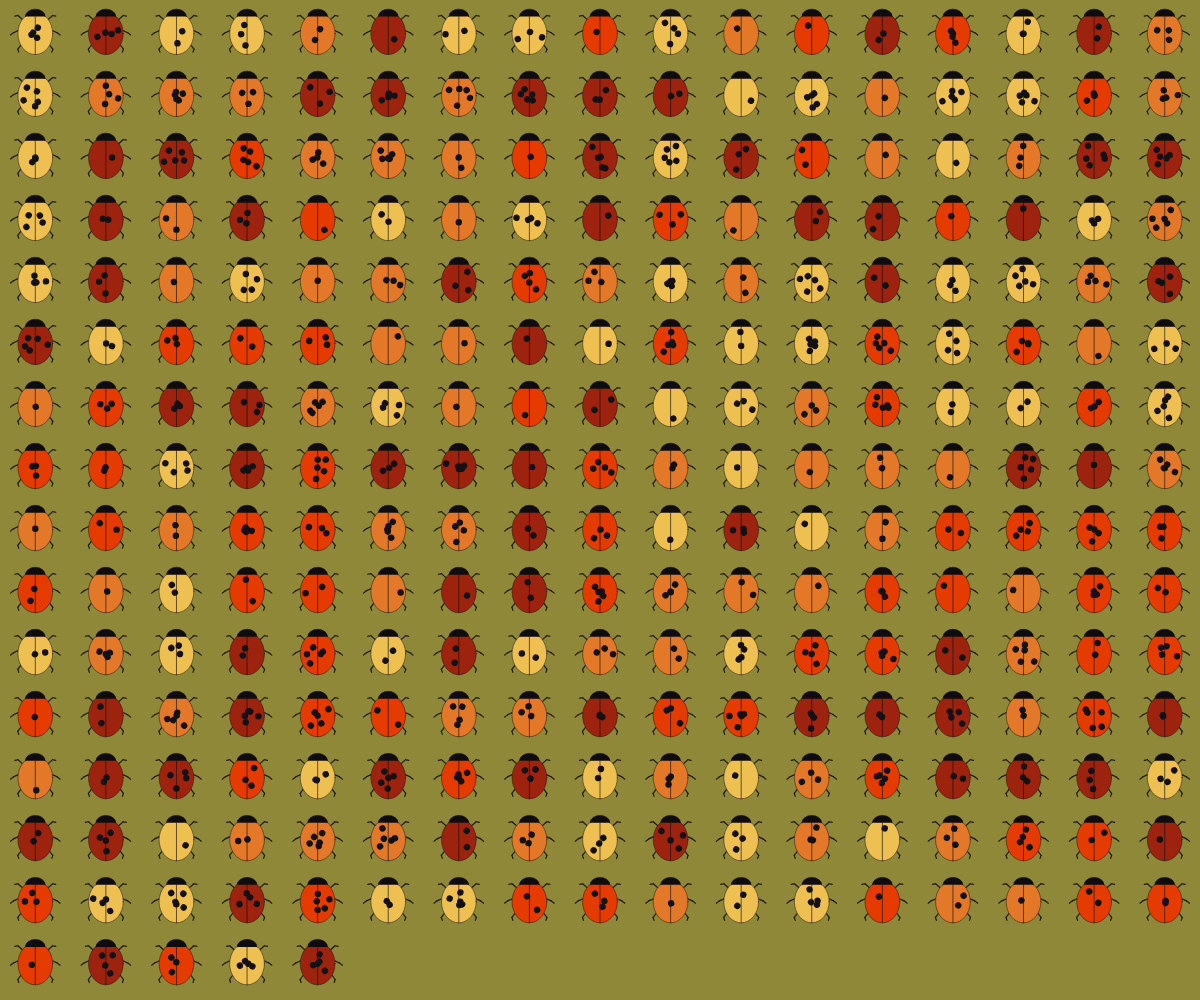
Frame 1 (no input)
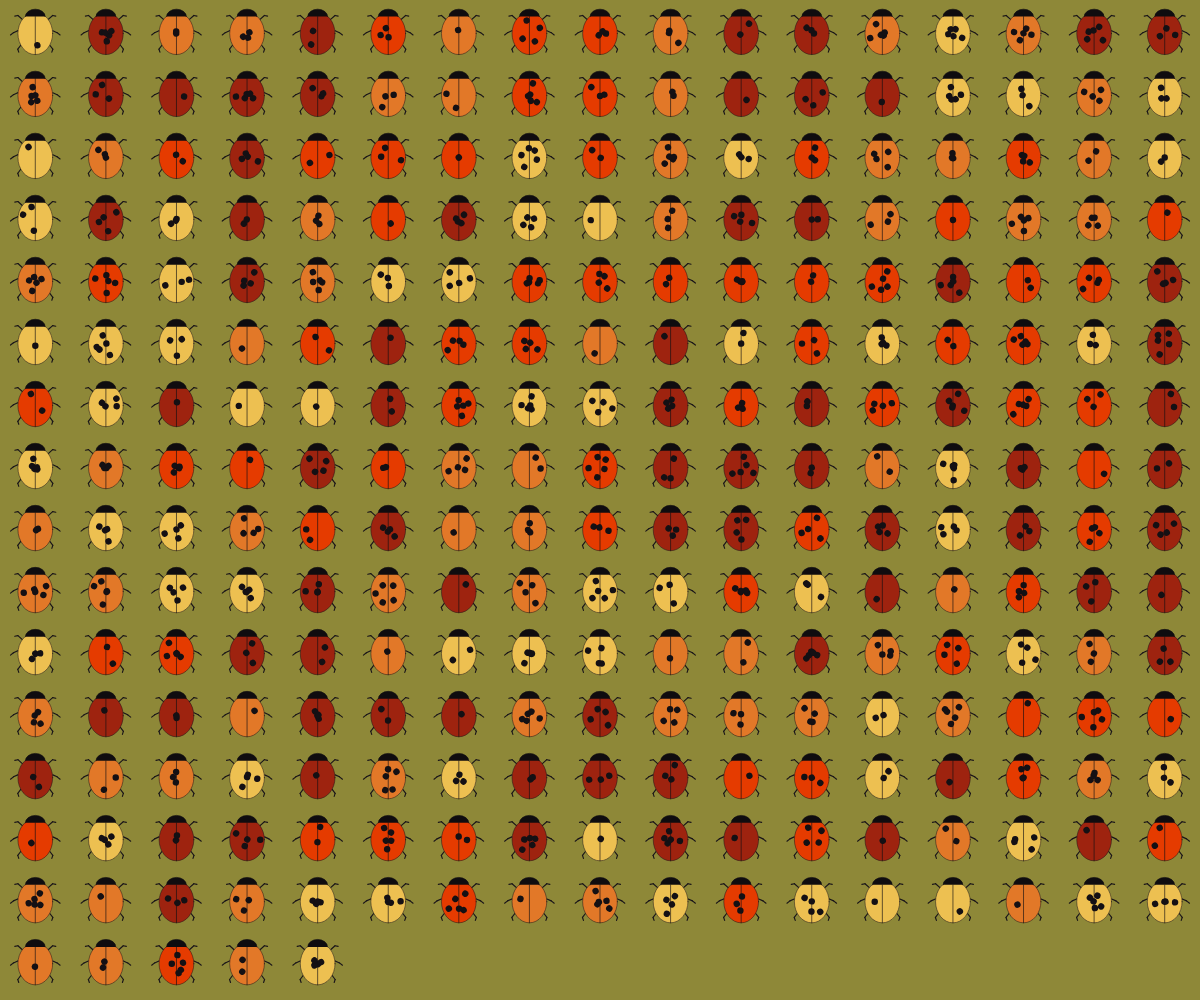
Frame 2 (the mouse pressed at the canvas centre, redrawn once)

The p5.js sketch that drew these frames (run headless with seeded random() and noise() and a simulated clock; the mouse was pressed at the canvas centre and the sketch redrawn once):

// p5.js sketch
// ── sketch.js
function setup() {
  createCanvas(windowWidth, windowHeight);
}

function draw() {
  noLoop(); // il disegno viene riprodotto una sola volta, se ricarico la pagina cambiano i valori casuali
  background(142, 136, 56);

  // disegno glifi
  let numeroGlifi = 260;
  let numeroColonne = ceil(sqrt(numeroGlifi));
  let numeroRighe = sqrt(numeroGlifi);
  let dimColonna = windowWidth / numeroColonne;
  let dimRiga = windowHeight / numeroRighe;

  let xCorrente = 0;
  let yCorrente = 0;

  for (let g = 0; g < numeroGlifi; g++) {
    mioGlifo(xCorrente + dimColonna / 2, yCorrente + dimRiga / 2, dimRiga * 0.8);
    xCorrente = xCorrente + dimColonna;

    if (xCorrente > windowWidth) {
      xCorrente = 0;
      yCorrente = yCorrente + dimRiga;
    }
  }
}

function mioGlifo(_x, _y, _size) {
  push();
  translate(_x, _y - _size * 0.04); // il -0.04 centra la coccinella nella cella
  angleMode(DEGREES);

  const numeroPuntini = floor(random(1, 6)); // numero di puntini: da 1 a 10
  
  // PARTI VARIABILI

  // zampette
  stroke(25, 20, 25);
  strokeWeight(_size * 0.023);

  // anteriori
  line(-_size * 0.25, -_size * 0.183, -_size * 0.35, -_size * 0.273);
  line(-_size * 0.35, -_size * 0.273, -_size * 0.413, -_size * 0.26);
  line(_size * 0.25, -_size * 0.183, _size * 0.35, -_size * 0.273);
  line(_size * 0.35, -_size * 0.273, _size * 0.413, -_size * 0.26);

  // centrali
  line(-_size * 0.353, _size * 0.033, -_size * 0.44, _size * 0.073);
  line(-_size * 0.44, _size * 0.073, -_size * 0.5, _size * 0.12);
  line(_size * 0.353, _size * 0.033, _size * 0.44, _size * 0.073);
  line(_size * 0.44, _size * 0.073, _size * 0.5, _size * 0.12);

  // posteriori
  line(-_size * 0.293, _size * 0.327, -_size * 0.353, _size * 0.407);
  line(-_size * 0.353, _size * 0.407, -_size * 0.333, _size * 0.467);
  line(_size * 0.293, _size * 0.327, _size * 0.353, _size * 0.407);
  line(_size * 0.353, _size * 0.407, _size * 0.333, _size * 0.467);

  //PARTI FISSE 
  
  // corpo e il suo colore casuale 
  const sceltaColore = floor(random(4)); // numero casuale: 0, 1, 2 oppure 3
  if (sceltaColore == 0) {
    fill(237, 192, 81);   // giallo
  } else if (sceltaColore == 1) {
    fill(226, 120, 40);  // arancione
  } else if (sceltaColore == 2) {
    fill(229, 59, 0);  // rosso
  } else {
    fill(158, 35, 15);   // rosso scuro
  }
  strokeWeight(_size * 0.01);
  ellipse(0, _size * 0.09, _size * 0.7, _size * 0.85);

  // linea ali
  stroke(20, 16, 20);
  strokeWeight(_size * 0.013);
  line(0, -_size * 0.25, 0, _size * 0.09 + _size * 0.425);

  // testa
  fill(15, 12, 15);
  arc(0, -_size * 0.25, _size * 0.4, _size * 0.3, 180, 360);
  
  // puntini neri
  fill(20, 16, 20);
  noStroke();
  for (let i = 0; i < numeroPuntini; i++) {
       const miaRotazione = random(i * 360 / numeroPuntini, (i + 1) * 360 / numeroPuntini); // ogni puntino ha la sua parte di angolo
    const miaDistanza = random(0, _size * 0.27); // distanza casuale dal centro del corpo

    push();
    translate(0, _size * 0.09); // porto l'origine al centro del corpo
    rotate(miaRotazione);
    translate(miaDistanza, 0);
    ellipse(0, 0, _size * 0.13, _size * 0.13); // 0,0 perché ho già fatto il translate
    pop();
  }

  pop();
}
